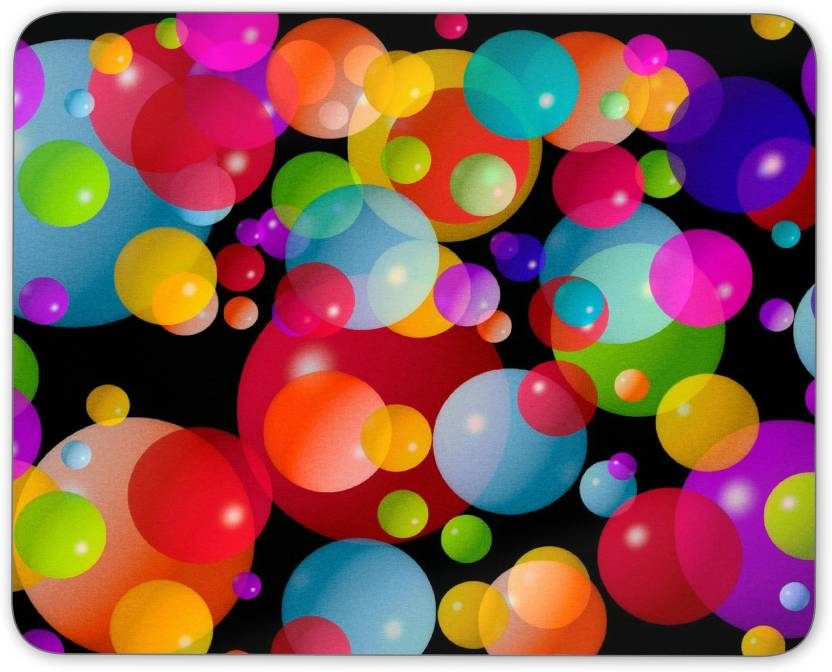
#> input picture bubble.jpeg, 832 x 672 px
$ python opencv17.py
#> lines starting #> are read from the running program, lines starting #| are printed output that depends on the picture; after the words box and inside, x2 and y2 are one past the last pixel; in counts of white or black regions, pixels touching at a corner belong together
import cv2
from matplotlib import pyplot as plt
# matplotlib reads image in RGB format
# morphological transformation are some simple operations based on image shape
# it is normlly performed on binary images
# a kernel tells you how to change the value of any given pixel by combining it with
# different amounts of neighboring pixels
import numpy as np
img=cv2.imread('bubble.jpeg',cv2.IMREAD_GRAYSCALE)
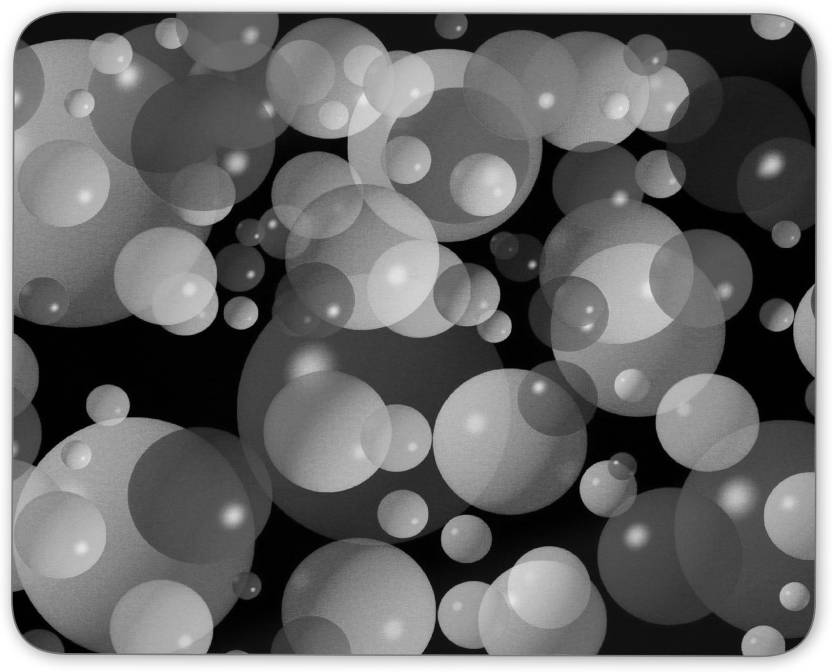
#> img: shape (672, 832); min 0, max 255, mean 104.8
_,mask=cv2.threshold(img,50,255,cv2.THRESH_BINARY_INV)
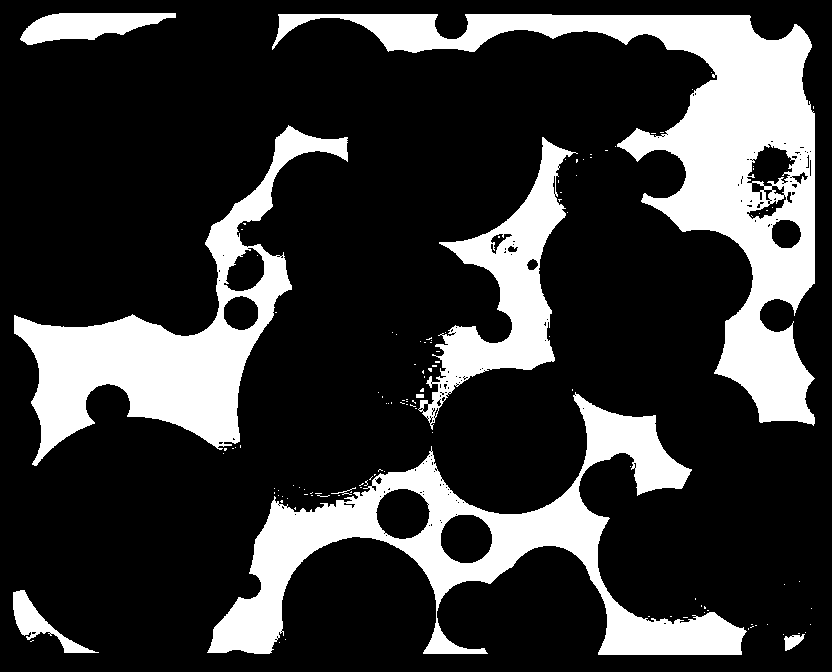
#> mask: shape (672, 832); 22.4% white; 123 white regions (114 under 20 px), largest, box (x1, y1, x2, y2) and area: (272, 14, 815, 426) 45450, (207, 392, 747, 655) 33680, (14, 125, 348, 466) 27753
kernal=np.ones((5,5),np.uint8)#white image
# it is the that we want to apply on image
dilation=cv2.dilate(mask,kernal,iterations=4)
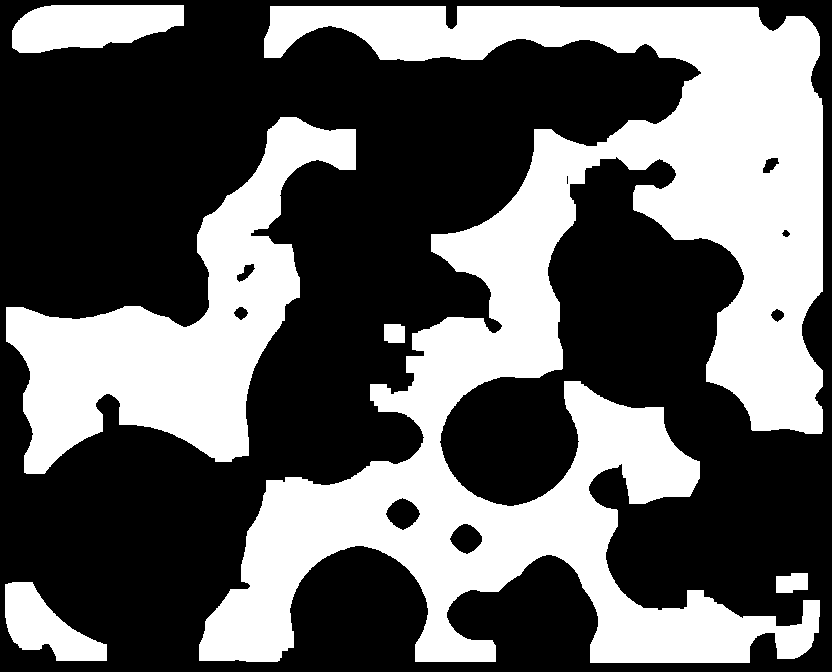
#> dilation: shape (672, 832); 38.5% white; 6 white regions, box (x1, y1, x2, y2) and area: (199, 6, 823, 663) 159566, (6, 117, 356, 474) 44322, (12, 5, 184, 53) 6300, (5, 582, 107, 661) 4243, (776, 573, 808, 593) 550, (384, 324, 405, 343) 383
erosion=cv2.erode(mask,kernal,iterations=4)
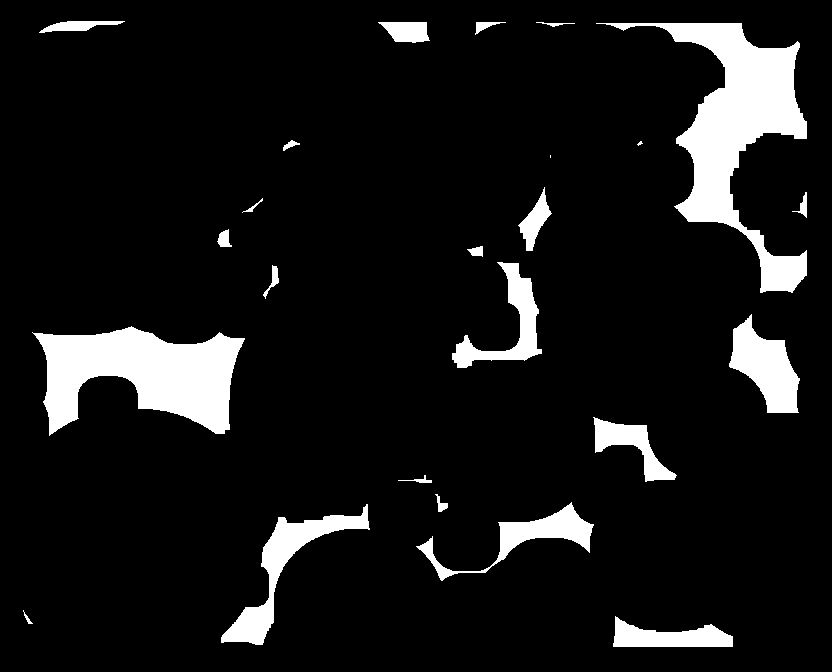
#> erosion: shape (672, 832); 9.1% white; 24 white regions (2 under 20 px), largest, box (x1, y1, x2, y2) and area: (596, 23, 807, 293) 16268, (32, 326, 245, 436) 13515, (221, 504, 370, 645) 4271
opening=cv2.morphologyEx(mask,cv2.MORPH_OPEN,kernal)#erosion followed by dilation
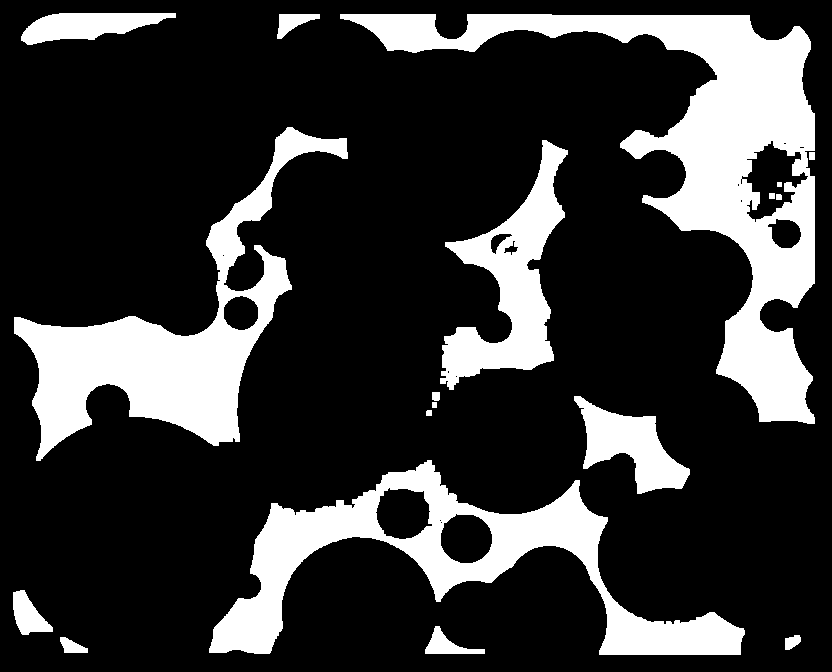
#> opening: shape (672, 832); 21.8% white; 18 white regions, largest, box (x1, y1, x2, y2) and area: (340, 14, 815, 424) 43788, (14, 127, 348, 461) 27527, (209, 460, 745, 655) 27097
closing=cv2.morphologyEx(mask,cv2.MORPH_CLOSE,kernal)#dilation followed by erosion
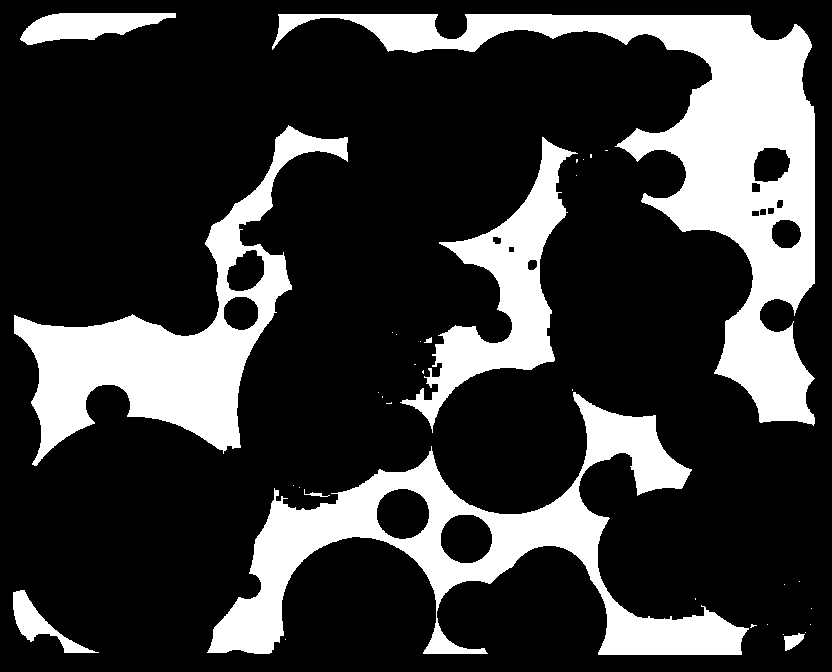
#> closing: shape (672, 832); 22.8% white; 35 white regions (26 under 20 px), largest, box (x1, y1, x2, y2) and area: (272, 14, 815, 426) 46309, (207, 392, 749, 655) 34524, (14, 125, 348, 466) 27979
mg=cv2.morphologyEx(mask,cv2.MORPH_GRADIENT,kernal)
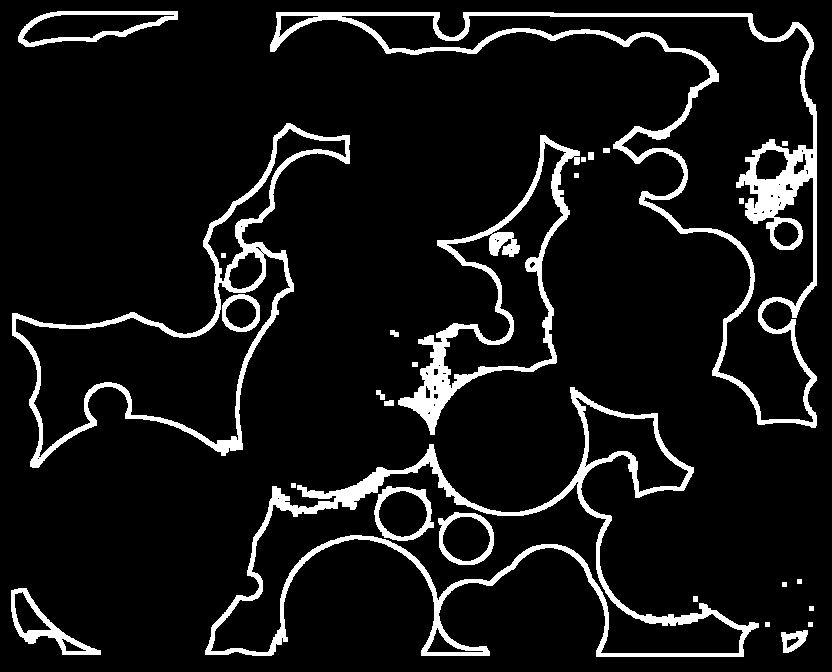
#> mg: shape (672, 832); 8.8% white; 28 white regions, largest, box (x1, y1, x2, y2) and area: (270, 12, 817, 428) 14739, (205, 387, 759, 657) 13070, (12, 123, 350, 468) 8176
titles=['image','mask','dilation','erosion','opening','closing','gradient']
images=[img,mask,dilation,erosion,opening,closing,mg]
for i in range(7):
    plt.subplot(2,4,i+1),plt.imshow(images[i],'gray')
    plt.title(titles[i])
    plt.xticks([])
    plt.yticks([])
plt.show()

$ run again, with expo.jpg copied over bubble.jpeg
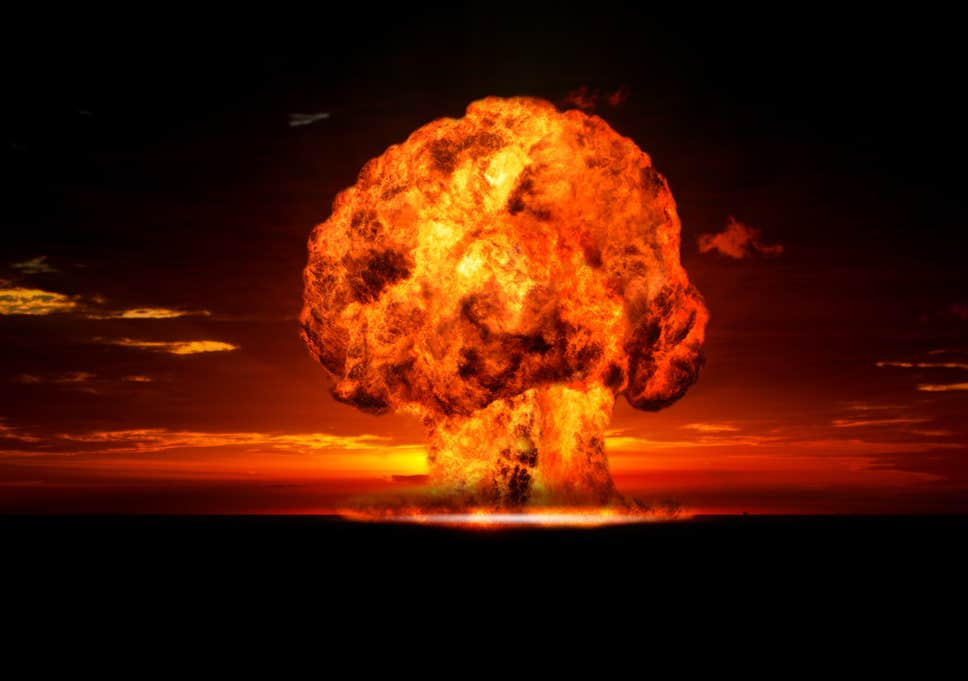
#> input picture expo.jpg, 968 x 681 px
#> `_,mask=cv2.threshold(img,50,255,cv2.THRESH_BINARY_INV)`:
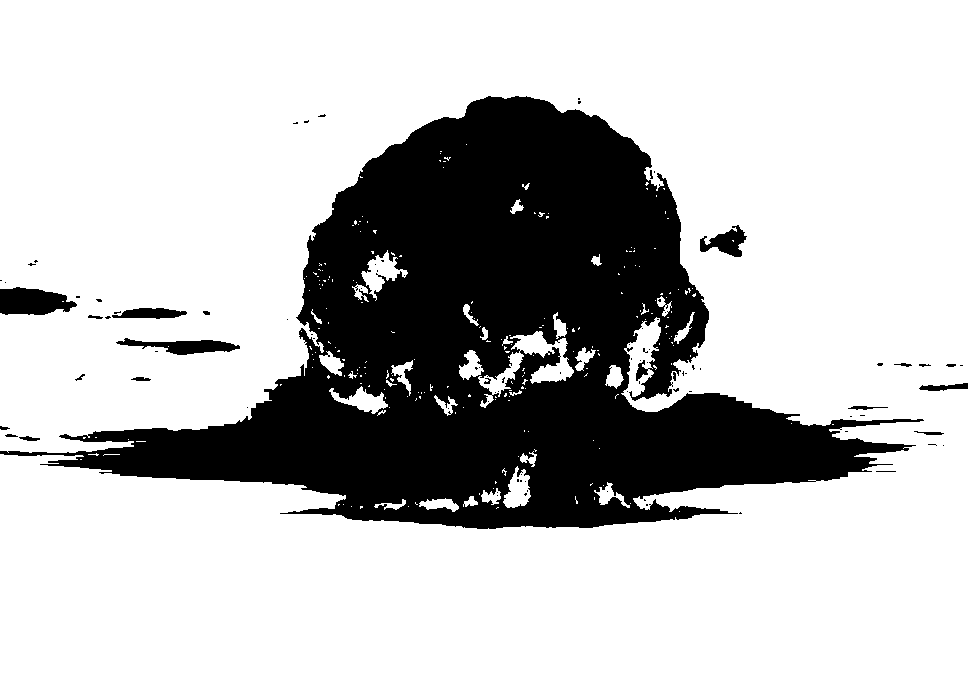
#> mask: shape (681, 968); 74.8% white; 92 black regions (71 under 20 px), largest, box (x1, y1, x2, y2) and area: (0, 96, 924, 529) 160767, (0, 287, 77, 315) 1603, (116, 338, 240, 355) 1039
#> dilation: shape (681, 968); 85.3% white; 7 black regions (2 under 20 px), largest, box (x1, y1, x2, y2) and area: (312, 105, 679, 384) 51993, (120, 366, 846, 520) 44641, (0, 297, 48, 306) 362, (487, 350, 498, 366) 97, (680, 303, 684, 315) 30
#> erosion: shape (681, 968); 66.1% white; 8 black regions, largest, box (x1, y1, x2, y2) and area: (0, 88, 952, 537) 206985, (0, 272, 218, 327) 6947, (108, 330, 248, 363) 3685
#> opening: shape (681, 968); 74.1% white; 36 black regions (18 under 20 px), largest, box (x1, y1, x2, y2) and area: (0, 96, 924, 529) 165577, (0, 287, 77, 315) 1620, (116, 338, 240, 355) 1073
#> closing: shape (681, 968); 75.6% white; 15 black regions, largest, box (x1, y1, x2, y2) and area: (59, 97, 903, 529) 155626, (0, 288, 75, 315) 1573, (155, 340, 235, 355) 815
#> `mg=cv2.morphologyEx(mask,cv2.MORPH_GRADIENT,kernal)`:
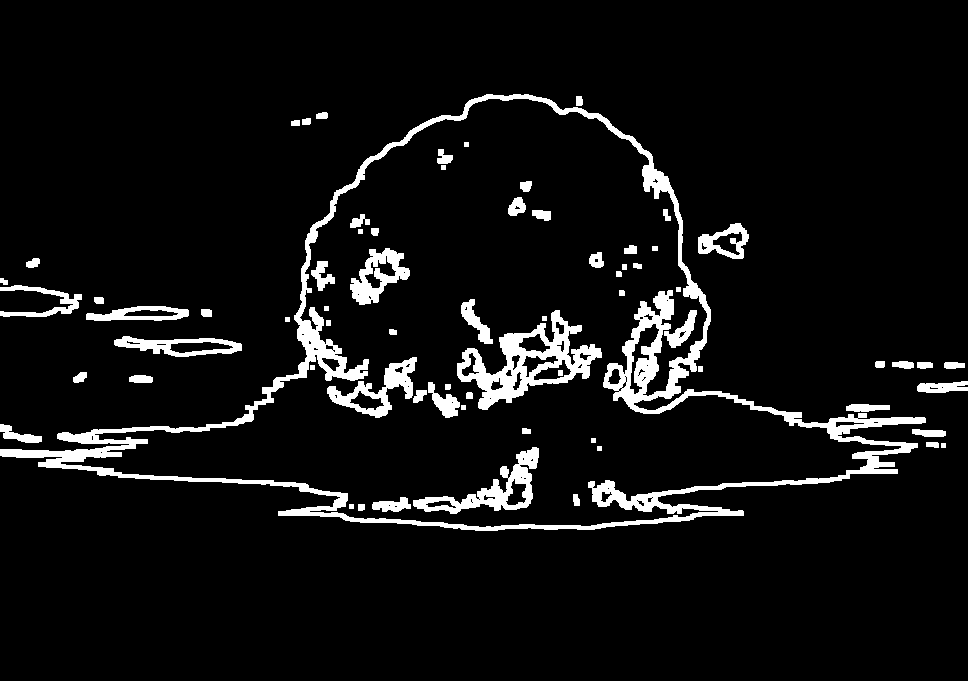
#> mg: shape (681, 968); 6.7% white; 70 white regions, largest, box (x1, y1, x2, y2) and area: (0, 94, 926, 531) 22951, (457, 310, 602, 410) 4833, (413, 447, 539, 514) 2378

$ run again, with messi.jpg copied over bubble.jpeg
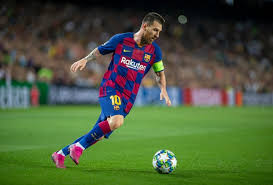
#> input picture messi.jpg, 273 x 185 px
#> `_,mask=cv2.threshold(img,50,255,cv2.THRESH_BINARY_INV)`:
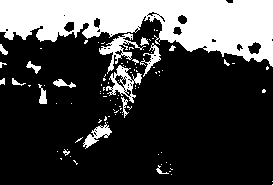
#> mask: shape (185, 273); 25.9% white; 95 white regions (79 under 20 px), largest, box (x1, y1, x2, y2) and area: (0, 0, 273, 67) 10776, (99, 33, 146, 74) 497, (106, 65, 142, 103) 494
#> dilation: shape (185, 273); 54.6% white; 2 black regions, box (x1, y1, x2, y2) and area: (0, 45, 273, 185) 22821, (15, 48, 32, 70) 131
#> erosion: shape (185, 273); 10.2% white; 2 white regions (1 under 20 px), largest, box (x1, y1, x2, y2) and area: (0, 0, 273, 44) 5138
#> opening: shape (185, 273); 22.1% white; 12 white regions (1 under 20 px), largest, box (x1, y1, x2, y2) and area: (0, 0, 273, 66) 10480, (101, 38, 123, 54) 178, (97, 128, 110, 137) 97
#> closing: shape (185, 273); 29.3% white; 30 white regions (18 under 20 px), largest, box (x1, y1, x2, y2) and area: (0, 0, 273, 118) 13737, (75, 116, 112, 149) 427, (38, 84, 47, 104) 115
#> `mg=cv2.morphologyEx(mask,cv2.MORPH_GRADIENT,kernal)`:
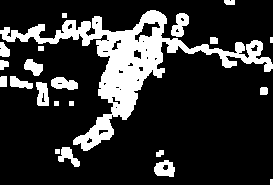
#> mg: shape (185, 273); 19.2% white; 22 white regions (2 under 20 px), largest, box (x1, y1, x2, y2) and area: (0, 10, 273, 151) 7436, (171, 13, 189, 37) 267, (154, 160, 175, 177) 255

$ run again, with new.jpg copied over bubble.jpeg
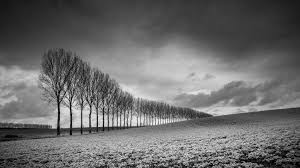
#> input picture new.jpg, 300 x 168 px
#> img is the input picture: shape (168, 300); min 0, max 251, mean 108.1
#> mask: shape (168, 300); 11.5% white; 327 white regions (313 under 20 px), largest, box (x1, y1, x2, y2) and area: (0, 0, 88, 45) 2196, (234, 0, 300, 44) 1536, (0, 127, 55, 142) 418
#> dilation: shape (168, 300); 48% white; 5 white regions, box (x1, y1, x2, y2) and area: (0, 41, 300, 168) 17725, (0, 0, 96, 53) 3361, (226, 0, 300, 52) 2514, (279, 100, 300, 122) 451, (198, 0, 216, 9) 162
#> erosion: shape (168, 300); 3.9% white; 2 white regions, box (x1, y1, x2, y2) and area: (0, 0, 77, 35) 1217, (252, 0, 300, 32) 734
#> opening: shape (168, 300); 8.2% white; 6 white regions, box (x1, y1, x2, y2) and area: (0, 0, 85, 44) 2185, (236, 0, 300, 42) 1510, (0, 128, 39, 142) 338, (295, 161, 300, 168) 33, (264, 162, 270, 167) 30, (276, 164, 282, 168) 23
#> closing: shape (168, 300); 16.4% white; 46 white regions (37 under 20 px), largest, box (x1, y1, x2, y2) and area: (0, 0, 88, 45) 2196, (0, 49, 131, 142) 1912, (147, 139, 300, 168) 1765
#> `mg=cv2.morphologyEx(mask,cv2.MORPH_GRADIENT,kernal)`:
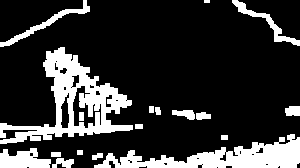
#> mg: shape (168, 300); 20.1% white; 18 white regions (1 under 20 px), largest, box (x1, y1, x2, y2) and area: (0, 47, 133, 144) 4357, (94, 134, 300, 168) 3145, (0, 148, 51, 168) 723
